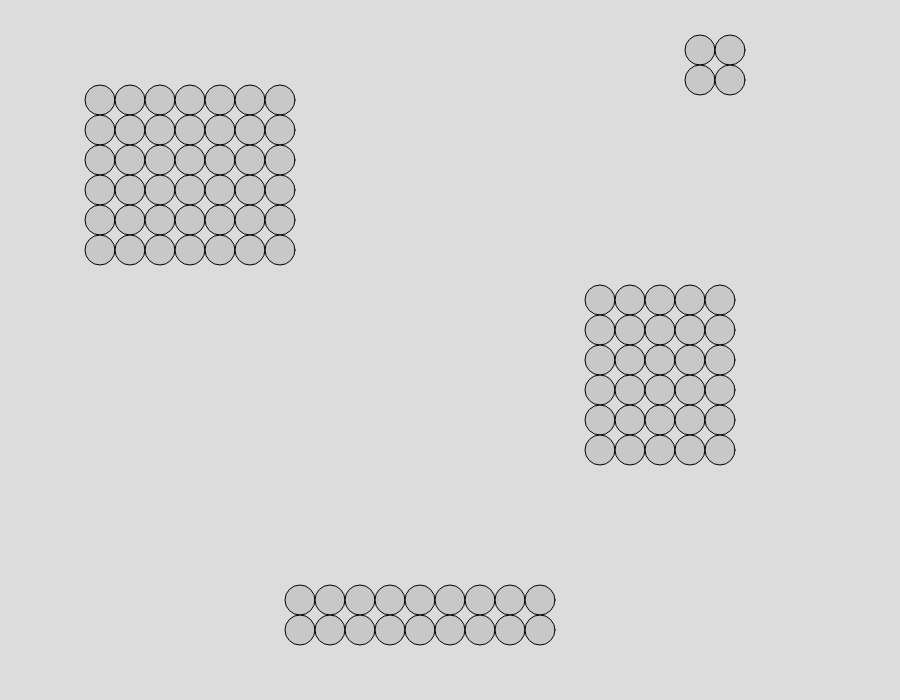
Frame 1 (no input)
Frame 60 (no input): identical to frame 1, image omitted
Frame 120 (the mouse pressed at the canvas centre since frame 60): identical to frame 1, image omitted

The p5.js sketch that drew this single still picture (run headless with seeded random() and noise() and a simulated clock; from frame 60 on, the mouse is pressed at the canvas centre):

// p5.js sketch
// ── sketch.js
let grids = [];

function setup() {
  createCanvas(900, 700);
  grids.push(createGrid(100, 100, 7, 6));
  grids.push(createGrid(600, 300, 5, 6));
  grids.push(createGrid(300, 600, 9, 2));
  grids.push(createGrid(700, 50, 2, 2));
}


// ── style.js
class Grid {
  constructor(gx, gy, cols, rows) {
    this.x = gx;
    this.y = gy;
    this.columns = cols;
    this.rows = rows;
    this.cells = [];
    this.selected = false;
  }
  render() {}
}
class Cell {
  constructor(x, y, size) {
    this.x = x;
    this.y = y;
    this.size = size;
    this.highlighted = false;
  }
  render() {}
}

function createGrid(gx, gy, cols, rows) {
  let grid = new Grid(gx, gy, cols, rows);
  for (let j = 0; j < rows; j++) {
    for (let i = 0; i < cols; i++) {
      let size = 30;
      let x = i * size;
      let y = j * size;
      let cell = new Cell(x, y, size);
      grid.cells.push(cell);
    }
  }
  return grid;
}

function draw() {
  background(220);
  for (let j = 0; j < grids.length; j++) {
    let grid = grids[j];
    let fillcol = 200;
    if (grid.selected) fillcol = 255;
    for (let i = 0; i < grid.cells.length; i++) {
      let cell = grid.cells[i];
      fill(fillcol);
      if (cell.highlighted) fill("red");
      circle(grid.x + cell.x, grid.y + cell.y, cell.size);
    }
  }
}

function mouseReleased() {
  for (let j = 0; j < grids.length; j++) {
    grids[j].selected = false;
  }
}

function mouseDragged() {
  for (let j = 0; j < grids.length; j++) {
    let grid = grids[j];
    if (grid.selected) {
      grid.x += mouseX - pmouseX;
      grid.y += mouseY - pmouseY;
    }
  }
}

function mouseMoved() {
  for (let j = 0; j < grids.length; j++) {
    let grid = grids[j];
    grid.selected = false;
    for (let i = 0; i < grid.cells.length; i++) {
      let cell = grid.cells[i];
      cell.highlighted = false;
      if (
        dist(mouseX, mouseY, grid.x + cell.x, grid.y + cell.y) <
        cell.size / 2
      ) {
        cell.highlighted = true;
        grid.selected = true;
      }
    }
  }
}
